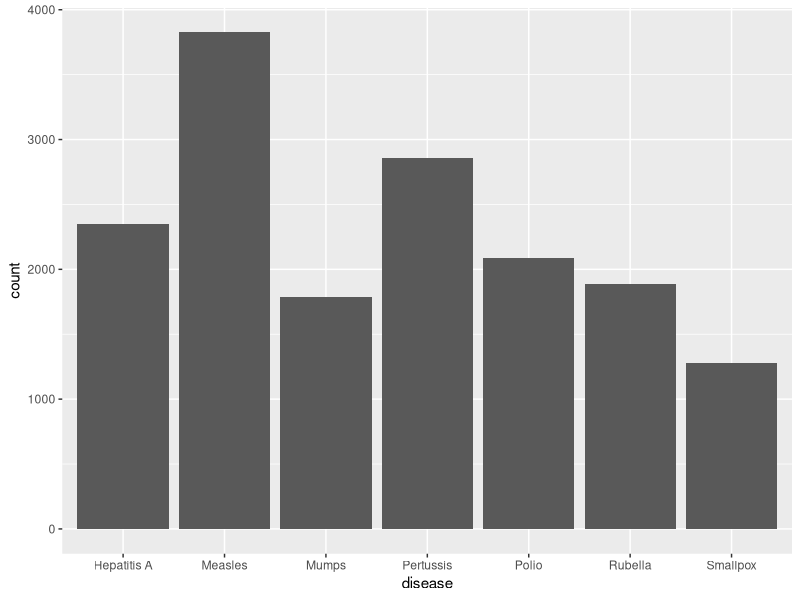
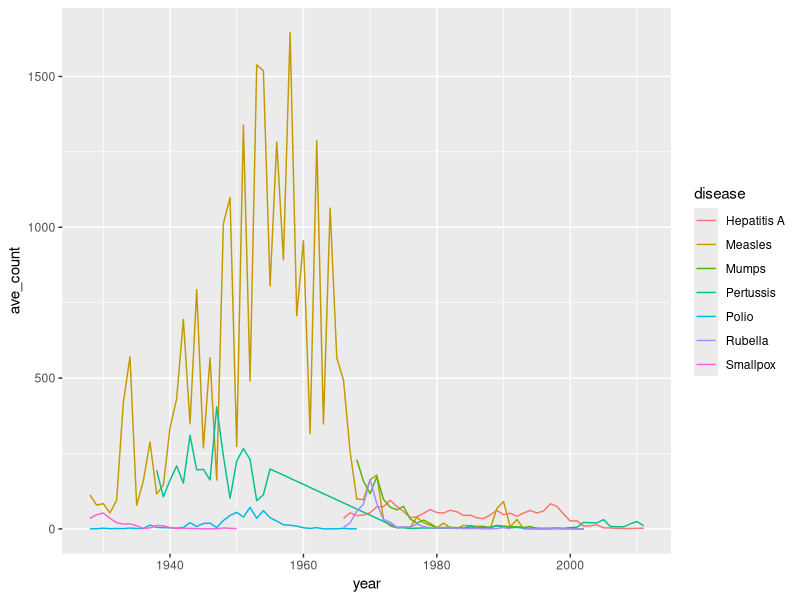
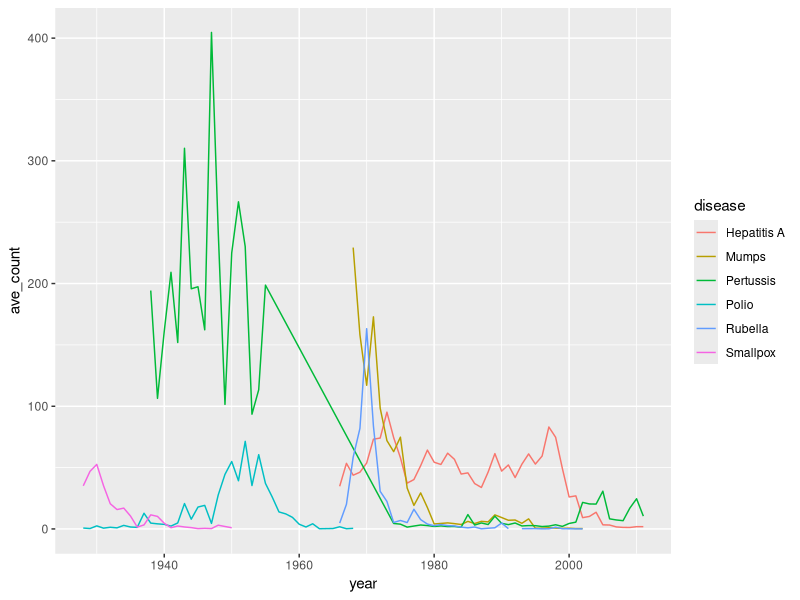
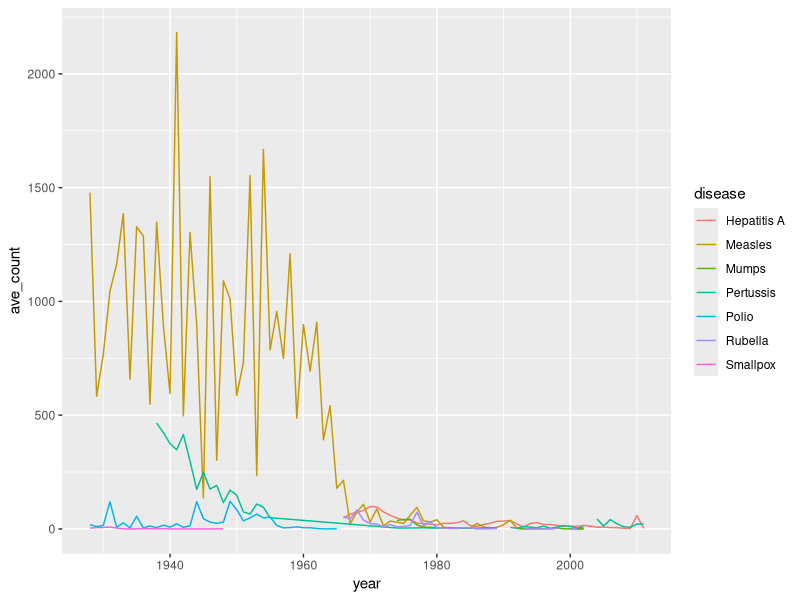
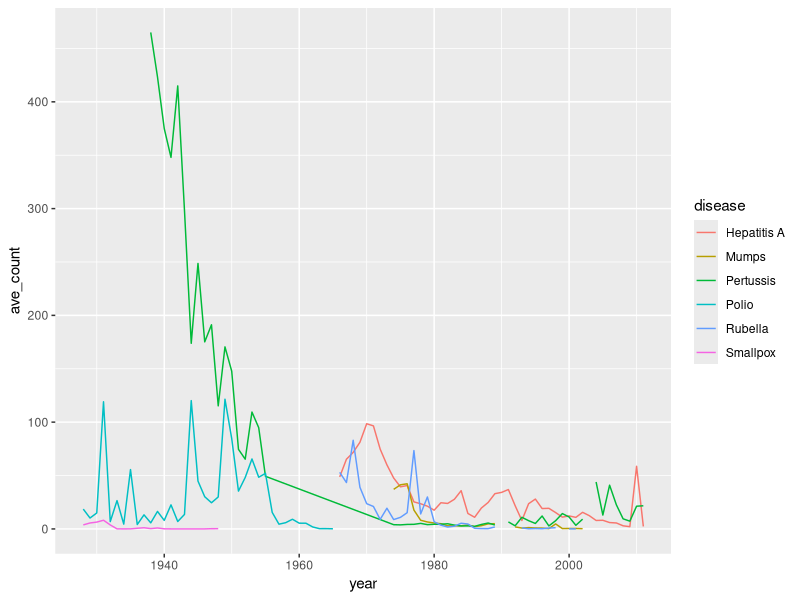

Here is the R script that generated these plots, in order:
## ---- chunk 1
knitr::opts_chunk$set(echo = TRUE)
## ---- chunk 2
library(dslabs)
library(ggplot2)
library(tidyverse)
## ---- chunk 3
full_data <- us_contagious_diseases
dim(full_data) #to find number of variables and observations
str(full_data) #str() shows the types of each variable
## ---- chunk 4
table(full_data$disease) #table() shows how many observations exist in each variable
ggplot(data=full_data) + geom_bar(mapping=aes(x=disease)) #used bar chart to easily observe the overall difference of each diseases. However, it is not useful to see specific value of each observation. 
## ---- chunk 5
full_data %>%
  group_by(disease) %>%
  summarize(quantile_0.1 = quantile(count, probs=0.1, na.rm=TRUE))

full_data %>%
  group_by(disease) %>%
  summarize(quantile_0.5 = quantile(count, probs=0.5, na.rm=TRUE))

full_data %>%
  group_by(disease) %>%
  summarize(quantile_0.9 = quantile(count, probs=0.9, na.rm=TRUE))
## ---- chunk 6
full_data %>% #used pipe operator for chaining commands
  filter(year >= 1991, year <= 2000, disease == "Mumps") %>% #filer() for getting the range of year and specific disease we want
  arrange(desc(count)) %>% #arrange() gives in order from lowest to highest, but also used desc() to have descending order, from highest to lowest
  head(5) #used head() function to get only first 5 observations
## ---- chunk 7
full_data %>% #used pipe operator for chaining commands
  filter(year >= 1994, year <= 1998, disease == "Hepatitis A") %>% #filer() for getting the range of year and specific disease we want
  arrange((count)) %>% #arrange() gives in order from lowest to highest
  head(5) #used head() function to get only first 5 observations
## ---- chunk 8
full_data %>%
  filter(state == "Texas") %>% #filter to get only state of Texas
  group_by(year) %>% #grouped by each year
  mutate(ave_count = count/weeks_reporting) #added ave_count variable by mutate()
## ---- chunk 9
full_data %>%
  filter(state == "Texas") %>% #used filter to get state of Texas
  group_by(year) %>% #grouped by each year
  mutate(ave_count = count/weeks_reporting) %>% #add ave_count variable to the data
  ggplot(mapping = aes(x=year, y=ave_count, color=disease)) + geom_line() #ggplot + geom_line to plot year against ave_count
## ---- chunk 10
full_data %>%
  subset(disease != "Measles") %>% #removed Measles by using subset() and !=
  filter(state == "Texas") %>% #to get state of Texas
  group_by(year) %>% #grouped by each year
  mutate(ave_count = count/weeks_reporting) %>% #add ave_count variable to the data
  ggplot(mapping = aes(x=year, y=ave_count, color=disease)) + geom_line() #line graph to see year against ave_count
## ---- chunk 11
full_data %>%
  filter(state == "New York") %>%
  mutate(ave_count = count/weeks_reporting) %>%
  head(20)
## ---- chunk 12
full_data %>%
  filter(state == "New York") %>%
  mutate(ave_count = count/weeks_reporting) %>%
  ggplot(mapping = aes(x=year, y=ave_count, color=disease)) + geom_line()
## ---- chunk 13
full_data %>%
  subset(disease != "Measles") %>%
  filter(state == "New York") %>%
  mutate(ave_count = count/weeks_reporting) %>%
  ggplot(mapping = aes(x=year, y=ave_count, color=disease)) + geom_line()
## ---- chunk 14
full_data %>%
  group_by(year, state) %>% #groupd by each year and state
  summarise(total_count = sum(count)) #used to summarise to create a new data frame which gives total count of each year and state
## ---- chunk 15
full_data %>%
  group_by(year, state) %>% #grouped by each year and state
  summarize(disease_count_density = sum(count)/mean(population)) #used summarise to create a disease_count_density data frame and diveded the sum of count by mean of population to get the density
## ---- chunk 16
full_data %>%
  group_by(state, year) %>% #to get pair of each year and state
  summarize(total_count = sum(count)) %>% #to make total count of all disease in each year and state
  arrange(desc(total_count)) #arranged hihgest to lowest to get the largest count
## ---- chunk 17
full_data %>%
  group_by(state, year) %>% #paired each year and state
  summarize(disease_count_density = sum(count)/mean(population)) %>% #to get count density of each count divided by population mean 
  arrange(desc(disease_count_density))  #arranged highest to lowest to get all diseases
